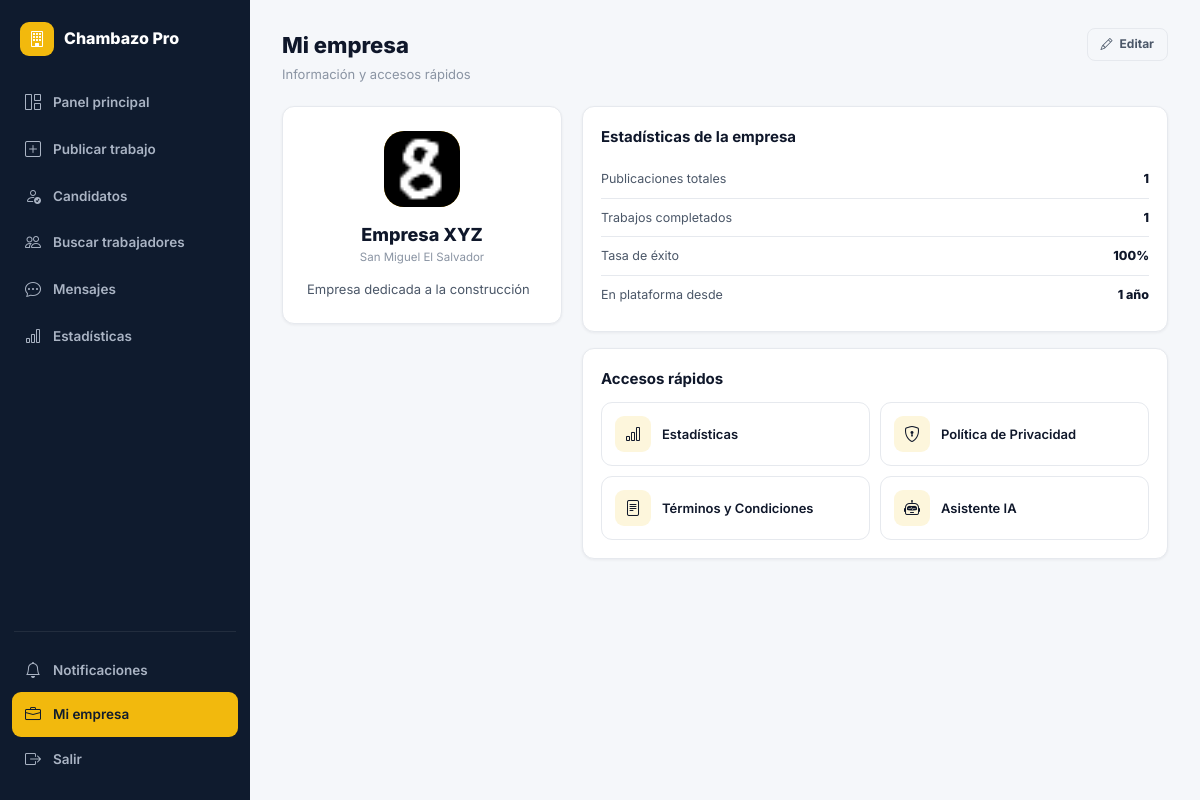
/contratista/mi-empresa/ (signed in), run on the app's committed database.
### core/models.py (models this page shows, shortened)
class UserProfile(models.Model):
    ROL_CHOICES = [('trabajador', 'Trabajador'), ('contratista', 'Contratista')]
    user        = models.OneToOneField(User, on_delete=models.CASCADE, related_name='profile')
    rol         = models.CharField(max_length=20, choices=ROL_CHOICES)
    telefono    = models.CharField(max_length=20, blank=True)
    ubicacion   = models.CharField(max_length=100, blank=True)
    lat         = models.FloatField(null=True, blank=True)
    lng         = models.FloatField(null=True, blank=True)
    descripcion = models.TextField(blank=True)
    habilidades = models.JSONField(default=list, blank=True)
    empresa     = models.CharField(max_length=100, blank=True)
    foto        = models.ImageField(upload_to='fotos/', null=True, blank=True)
    verificado  = models.BooleanField(default=False)
    calificacion= models.FloatField(default=0.0)
    total_trabajos = models.IntegerField(default=0)
    notif_email = models.BooleanField(default=True)
    notif_sistema = models.BooleanField(default=True)
    disponible  = models.BooleanField(default=True)   # activo para contratar
    tarifa_hora = models.DecimalField(max_digits=8, decimal_places=2, null=True, blank=True)
    experiencia_anos = models.PositiveIntegerField(default=0)
    portfolio_url = models.URLField(blank=True)
    dui         = models.CharField(max_length=20, blank=True, help_text='Documento Único de Identidad')
    vehiculo    = models.CharField(max_length=30, choices=[
        ('ninguno', 'Ninguno / Transporte público'),
        ('moto', 'Motocicleta'),
        ('carro', 'Automóvil'),
        ('camioneta', 'Camioneta / Pick-up'),
    ], default='ninguno')
    cv_pdf = models.FileField(upload_to='cvs/', null=True, blank=True, help_text='Curriculum Vitae (PDF u otro doc)')
    certificaciones = models.TextField(blank=True, help_text='Postgrados, certificaciones o cursos realizados')
    disponibilidad_horario = models.CharField(max_length=100, blank=True, help_text='Ej: Lunes a Viernes, Fines de semana, Turno completo')
    contacto_emergencia = models.CharField(max_length=150, blank=True)
    nivel_educativo = models.CharField(max_length=50, blank=True, choices=[
        ('basica', 'Educación Básica'),
        ('media', 'Bachillerato / Secundaria'),
        ('tecnico', 'Técnico Vocacional'),
        ('universitario', 'Universitario / Superior')
    ], default='media')
    idiomas = models.CharField(max_length=150, blank=True, help_text='Ej: Inglés (Básico), Español (Nativo)')
    referencias_personales = models.TextField(blank=True, help_text='Nombres y teléfonos de referencias')
    expectativa_salarial = models.CharField(max_length=50, blank=True, help_text='Ej: $400 - $600 mensual')
    nit_nrc     = models.CharField(max_length=30, blank=True, help_text='NIT o NRC fiscal')
    giro_comercial = models.CharField(max_length=150, blank=True, help_text='Giro o actividad económica')
    sitio_web   = models.URLField(blank=True)
    redes_sociales = models.CharField(max_length=255, blank=True, help_text='LinkedIn / Instagram / Facebook')
    contacto_cargo = models.CharField(max_length=100, blank=True, help_text='Cargo o departamento de contacto')
    anos_operacion = models.PositiveIntegerField(default=0, help_text='Años de operar en el mercado')
    cantidad_empleados = models.CharField(max_length=50, blank=True, choices=[
        ('1-10', '1 a 10 empleados'),
        ('11-50', '11 a 50 empleados'),
        ('51-200', '51 a 200 empleados'),
        ('200+', 'Más de 200 empleados')
    ], default='1-10')
    tipo_empresa = models.CharField(max_length=50, blank=True, choices=[
        ('privada', 'Empresa Privada'),
        ('publica', 'Institución Pública'),
        ('ong', 'ONG / Sin fines de lucro'),
        ('independiente', 'Profesional Independiente')
    ], default='privada')
    registro_fiscal = models.FileField(upload_to='documentos_fiscales/', blank=True, null=True, help_text='Sube una copia del registro de la empresa')
    @property
    def nombre_display(self):
        if self.rol == 'contratista' and self.empresa:
            return self.empresa
        return self.user.get_full_name() or self.user.username

### core/views.py (the view)
# urls.py: path('contratista/mi-empresa/', views.mi_empresa, name='mi_empresa'),
@login_required
def mi_empresa(request):
    profile = request.user.profile
    trabajos = Trabajo.objects.filter(contratista=request.user)
    contratados = Solicitud.objects.filter(trabajo__contratista=request.user, estado='contratado').count()
    total_pub = trabajos.count()
    tasa_exito = round((contratados / total_pub) * 100) if total_pub else 0
    anos_plataforma = max((timezone.now() - request.user.date_joined).days // 365, 0)
    ctx = ctx_base(request)
    ctx.update({
        'profile': profile, 'total_pub': total_pub, 'contratados': contratados,
        'tasa_exito': tasa_exito, 'anos_plataforma': anos_plataforma or 1, 'active': 'empresa',
    })
    return render(request, 'core/mi_empresa.html', ctx)

### core/context_processors.py (called while the page is built)
def global_settings(request):
    return {
        'GOOGLE_MAPS_KEY': getattr(settings, 'GOOGLE_MAPS_API_KEY', ''),
    }

### core/views.py (called while the page is built)
def ctx_base(request):
    ctx = {'GOOGLE_MAPS_KEY': settings.GOOGLE_MAPS_API_KEY}
    if request.user.is_authenticated:
        ctx['notif_count'] = Notificacion.objects.filter(usuario=request.user, leida=False).count()
        if request.user.profile.rol == 'trabajador':
            ctx['urgentes_count'] = Trabajo.objects.filter(activo=True, es_urgente=True).count()
            ctx['solicitudes_pend_count'] = Solicitud.objects.filter(
                trabajador=request.user, estado__in=['pendiente', 'en_revision']).count()
    return ctx

### core/templates/core/mi_empresa.html (shortened to what this page needs)
{% extends 'core/base.html' %}
{% block body %}
{% include 'core/_sidebar_contratista.html' %}
<div class="page-hd"><div><h1>Mi empresa</h1><p>Información y accesos rápidos</p></div>
  <a href="{% url 'editar_perfil' %}" class="btn btn-outline btn-sm"><i class="bi bi-pencil"></i> Editar</a>
</div>
<div class="layout-2col">
  <div class="profile-card">
    <div class="profile-av-lg yellow">{% if profile.foto %}<img src="{{ profile.foto.url }}" alt="">{% else %}<i class="bi bi-building"></i>{% endif %}</div>
    <div class="fw-800 t-h2">{{ profile.nombre_display }}</div>
    <div class="t-xs t-muted mb-8">{{ profile.ubicacion|default:"El Salvador" }}</div>
    {% if profile.descripcion %}<p class="t-sm t-mid mt-12" style="text-align:left;">{{ profile.descripcion }}</p>{% endif %}
  </div>
  <div>
    <div class="card mb-16"><div class="card-body">
      <h4 class="t-h3 mb-12">Estadísticas de la empresa</h4>
      <div class="mini-stat-row"><span class="lbl">Publicaciones totales</span><span class="val">{{ total_pub }}</span></div>
      <div class="mini-stat-row"><span class="lbl">Trabajos completados</span><span class="val">{{ contratados }}</span></div>
      <div class="mini-stat-row"><span class="lbl">Tasa de éxito</span><span class="val t-green">{{ tasa_exito }}%</span></div>
      <div class="mini-stat-row"><span class="lbl">En plataforma desde</span><span class="val">{{ anos_plataforma }} año{{ anos_plataforma|pluralize }}</span></div>
    </div></div>
    <div class="card"><div class="card-body">
      <h4 class="t-h3 mb-12">Accesos rápidos</h4>
      <div class="quick-access-grid">
        <a href="{% url 'estadisticas' %}" class="quick-access-item"><div class="quick-access-icon"><i class="bi bi-bar-chart"></i></div><div class="t-sm fw-600">Estadísticas</div></a>
        <a href="{% url 'politica_privacidad' %}" class="quick-access-item"><div class="quick-access-icon"><i class="bi bi-shield-lock"></i></div><div class="t-sm fw-600">Política de Privacidad</div></a>
        <a href="{% url 'terminos_condiciones' %}" class="quick-access-item"><div class="quick-access-icon"><i class="bi bi-file-text"></i></div><div class="t-sm fw-600">Términos y Condiciones</div></a>
        <a href="{% url 'asistente' %}" class="quick-access-item"><div class="quick-access-icon"><i class="bi bi-robot"></i></div><div class="t-sm fw-600">Asistente IA</div></a>
      </div>
    </div></div>
  </div>
</div>
{% include 'core/_sidebar_close.html' %}
{% endblock %}

### static/css/chambazo.css (style rules this page uses)
:root { --green:#1FA35A; --green-dark:#178449; --green-light:#e7f7ee; --green-glow:rgba(31,163,90,.18); --yellow:#F2B90D; --yellow-dark:#c99a08; --yellow-light:#fdf6dc; --red:#e5484d; --red-light:#fdeceb; --blue:#3b82f6; --blue-light:#e8f0fe; --purple:#8b5cf6; --purple-light:#f1ebfe; --navy:#0f1b2e; --navy-2:#16233a; --navy-3:#1c2c47; --dark:#0f172a; --mid:#4b5768; --muted:#8a94a3; --border:#e6e9ee; --bg:#f5f7fa; --white:#ffffff; --r-sm:8px; --r:12px; --r-lg:16px; --r-xl:22px; --sh:0 1px 3px rgba(15,23,42,.06); --sh-md:0 4px 14px rgba(15,23,42,.08); --sh-lg:0 10px 34px rgba(15,23,42,.12); --sh-xl:0 24px 64px rgba(15,23,42,.18); --font:'Inter',system-ui,sans-serif; --tr:all .18s cubic-bezier(.4,0,.2,1); }
*,*::before,*::after { box-sizing:border-box;margin:0;padding:0 }
html { scroll-behavior:smooth }
body { font-family:var(--font);background:var(--bg);color:var(--dark);line-height:1.55;-webkit-font-smoothing:antialiased }
a { color:inherit;text-decoration:none }
img { max-width:100%;display:block }
.t-h2 { font-size:18px;font-weight:700 }
.t-h3 { font-size:15px;font-weight:700 }
.t-sm { font-size:13px }
.t-xs { font-size:11.5px }
.fw-800 { font-weight:800 }
.fw-600 { font-weight:600 }
.t-green { color:var(--green) }
.t-muted { color:var(--muted) }
.t-mid { color:var(--mid) }
.page-hd { display:flex;align-items:flex-start;justify-content:space-between;margin-bottom:22px;gap:14px;flex-wrap:wrap }
.page-hd h1 { font-size:22px;font-weight:800;color:var(--dark) }
.page-hd p { font-size:13px;color:var(--muted);margin-top:2px }
.card { background:#fff;border-radius:var(--r);box-shadow:var(--sh);border:1px solid var(--border) }
.card-body { padding:18px }
.btn { display:inline-flex;align-items:center;justify-content:center;gap:7px;padding:10px 18px;border-radius:10px;font-size:13.5px;font-weight:700;cursor:pointer;border:none;transition:var(--tr);white-space:nowrap }
.btn-outline { background:none;border:1.5px solid var(--border);color:var(--mid) }
.btn-sm { padding:6px 13px;font-size:12px;border-radius:8px }
.mini-stat-row { display:flex;align-items:center;justify-content:space-between;padding:9px 0;border-bottom:1px solid var(--border);font-size:12.5px }
.mini-stat-row:last-child { border-bottom:none }
.mini-stat-row .lbl { color:var(--mid) }
.mini-stat-row .val { font-weight:800;color:var(--dark) }
.layout-2col { display:grid;grid-template-columns:280px 1fr;gap:20px;align-items:start }
.profile-card { background:#fff;border-radius:var(--r);padding:24px;box-shadow:var(--sh);border:1px solid var(--border);text-align:center }
.profile-av-lg { width:76px;height:76px;border-radius:20px;background:var(--green);display:flex;align-items:center;justify-content:center;color:#fff;font-size:32px;margin:0 auto 14px;overflow:hidden;position:relative }
.profile-av-lg img { width:76px;height:76px;object-fit:cover }
.profile-av-lg.yellow { background:var(--yellow) }
.quick-access-grid { display:grid;grid-template-columns:1fr 1fr;gap:10px }
.quick-access-item { display:flex;align-items:center;gap:11px;padding:13px;border-radius:11px;border:1px solid var(--border);transition:var(--tr) }
.quick-access-icon { width:36px;height:36px;border-radius:9px;background:var(--yellow-light);display:flex;align-items:center;justify-content:center;font-size:16px;flex-shrink:0 }
.mb-8 { margin-bottom:8px }
.mb-12 { margin-bottom:12px }
.mb-16 { margin-bottom:16px }
.mt-12 { margin-top:12px }

### data on the page
UserProfile: foto (picture), nombre_display "Empresa XYZ", ubicacion "San Miguel El Salvador", descripcion "Empresa dedicada a la construcción"

### other printed values
{{ total_pub }} "1"
{{ contratados }} "1"
{{ tasa_exito }} "100"
{{ anos_plataforma }} "1"
